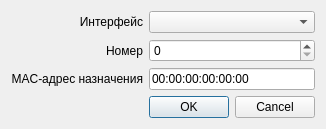
<?xml version="1.0" encoding="UTF-8"?>
<ui version="4.0">
 <class>ECTPPingDialog</class>
 <widget class="QDialog" name="ECTPPingDialog">
  <property name="geometry">
   <rect>
    <x>0</x>
    <y>0</y>
    <width>315</width>
    <height>106</height>
   </rect>
  </property>
  <property name="windowTitle">
   <string>Сообщение ECMP</string>
  </property>
  <layout class="QGridLayout" name="gridLayout">
   <item row="0" column="0">
    <widget class="QLabel" name="label">
     <property name="sizePolicy">
      <sizepolicy hsizetype="Expanding" vsizetype="Preferred">
       <horstretch>0</horstretch>
       <verstretch>0</verstretch>
      </sizepolicy>
     </property>
     <property name="text">
      <string>Интерфейс</string>
     </property>
     <property name="alignment">
      <set>Qt::AlignRight|Qt::AlignTrailing|Qt::AlignVCenter</set>
     </property>
    </widget>
   </item>
   <item row="3" column="1">
    <widget class="QDialogButtonBox" name="buttonBox">
     <property name="orientation">
      <enum>Qt::Horizontal</enum>
     </property>
     <property name="standardButtons">
      <set>QDialogButtonBox::Cancel|QDialogButtonBox::Ok</set>
     </property>
    </widget>
   </item>
   <item row="1" column="0">
    <widget class="QLabel" name="label_2">
     <property name="sizePolicy">
      <sizepolicy hsizetype="Expanding" vsizetype="Preferred">
       <horstretch>0</horstretch>
       <verstretch>0</verstretch>
      </sizepolicy>
     </property>
     <property name="text">
      <string>Номер</string>
     </property>
     <property name="alignment">
      <set>Qt::AlignRight|Qt::AlignTrailing|Qt::AlignVCenter</set>
     </property>
    </widget>
   </item>
   <item row="0" column="1">
    <widget class="QComboBox" name="ifaceCombo"/>
   </item>
   <item row="1" column="1">
    <widget class="QSpinBox" name="sequenceInput">
     <property name="maximum">
      <number>65535</number>
     </property>
    </widget>
   </item>
   <item row="2" column="0">
    <widget class="QLabel" name="label_3">
     <property name="sizePolicy">
      <sizepolicy hsizetype="Expanding" vsizetype="Preferred">
       <horstretch>0</horstretch>
       <verstretch>0</verstretch>
      </sizepolicy>
     </property>
     <property name="text">
      <string>MAC-адрес назначения</string>
     </property>
     <property name="alignment">
      <set>Qt::AlignRight|Qt::AlignTrailing|Qt::AlignVCenter</set>
     </property>
    </widget>
   </item>
   <item row="2" column="1">
    <widget class="QLineEdit" name="addrInput">
     <property name="inputMask">
      <string>HH:HH:HH:HH:HH:HH</string>
     </property>
     <property name="text">
      <string>00:00:00:00:00:00</string>
     </property>
     <property name="maxLength">
      <number>17</number>
     </property>
    </widget>
   </item>
  </layout>
 </widget>
 <resources/>
 <connections>
  <connection>
   <sender>buttonBox</sender>
   <signal>accepted()</signal>
   <receiver>ECTPPingDialog</receiver>
   <slot>accept()</slot>
   <hints>
    <hint type="sourcelabel">
     <x>248</x>
     <y>254</y>
    </hint>
    <hint type="destinationlabel">
     <x>157</x>
     <y>274</y>
    </hint>
   </hints>
  </connection>
  <connection>
   <sender>buttonBox</sender>
   <signal>rejected()</signal>
   <receiver>ECTPPingDialog</receiver>
   <slot>reject()</slot>
   <hints>
    <hint type="sourcelabel">
     <x>316</x>
     <y>260</y>
    </hint>
    <hint type="destinationlabel">
     <x>286</x>
     <y>274</y>
    </hint>
   </hints>
  </connection>
 </connections>
</ui>
